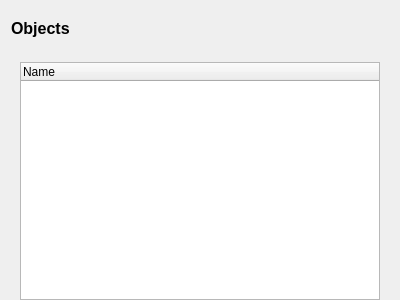
<?xml version="1.0" encoding="UTF-8"?>
<ui version="4.0">
 <class>NamedObjectListingForm</class>
 <widget class="QWidget" name="NamedObjectListingForm">
  <property name="geometry">
   <rect>
    <x>0</x>
    <y>0</y>
    <width>400</width>
    <height>300</height>
   </rect>
  </property>
  <property name="windowTitle">
   <string>Form</string>
  </property>
  <layout class="QVBoxLayout" name="verticalLayout">
   <property name="bottomMargin">
    <number>0</number>
   </property>
   <item>
    <widget class="QLabel" name="lblHeader">
     <property name="maximumSize">
      <size>
       <width>16777215</width>
       <height>36</height>
      </size>
     </property>
     <property name="text">
      <string>&lt;!DOCTYPE HTML PUBLIC &quot;-//W3C//DTD HTML 4.0//EN&quot; &quot;http://www.w3.org/TR/REC-html40/strict.dtd&quot;&gt;
&lt;html&gt;&lt;head&gt;&lt;meta name=&quot;qrichtext&quot; content=&quot;1&quot; /&gt;&lt;style type=&quot;text/css&quot;&gt;
p, li { white-space: pre-wrap; }
&lt;/style&gt;&lt;/head&gt;&lt;body style=&quot; font-family:'Sans'; font-size:10pt; font-weight:400; font-style:normal;&quot;&gt;
&lt;table border=&quot;0&quot; style=&quot;-qt-table-type: root; margin-top:4px; margin-bottom:4px; margin-left:4px; margin-right:4px;&quot;&gt;
&lt;tr&gt;
&lt;td style=&quot;border: none;&quot;&gt;
&lt;p style=&quot; margin-top:0px; margin-bottom:0px; margin-left:0px; margin-right:0px; -qt-block-indent:0; text-indent:0px;&quot;&gt;&lt;span style=&quot; font-size:12pt; font-weight:600;&quot;&gt;Objects&lt;/span&gt;&lt;/p&gt;&lt;/td&gt;&lt;/tr&gt;&lt;/table&gt;&lt;/body&gt;&lt;/html&gt;</string>
     </property>
    </widget>
   </item>
   <item>
    <widget class="QWidget" name="widget" native="true">
     <layout class="QHBoxLayout" name="horizontalLayout">
      <property name="bottomMargin">
       <number>0</number>
      </property>
      <item>
       <widget class="QTreeWidget" name="treeItems">
        <property name="sizePolicy">
         <sizepolicy hsizetype="Preferred" vsizetype="Preferred">
          <horstretch>0</horstretch>
          <verstretch>0</verstretch>
         </sizepolicy>
        </property>
        <property name="rootIsDecorated">
         <bool>false</bool>
        </property>
        <property name="uniformRowHeights">
         <bool>true</bool>
        </property>
        <property name="sortingEnabled">
         <bool>false</bool>
        </property>
        <property name="animated">
         <bool>true</bool>
        </property>
        <attribute name="headerDefaultSectionSize">
         <number>150</number>
        </attribute>
        <attribute name="headerShowSortIndicator" stdset="0">
         <bool>false</bool>
        </attribute>
        <attribute name="headerStretchLastSection">
         <bool>true</bool>
        </attribute>
        <column>
         <property name="text">
          <string>Name</string>
         </property>
        </column>
       </widget>
      </item>
     </layout>
    </widget>
   </item>
  </layout>
 </widget>
 <resources/>
 <connections/>
</ui>
